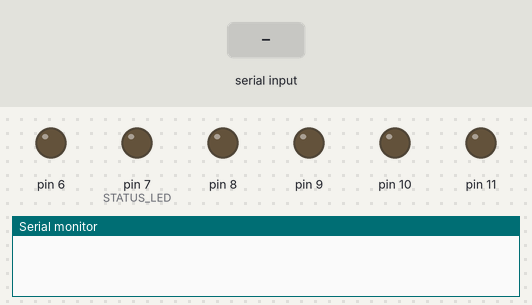
Simulated run of this sketch. Board: Arduino Uno, built with avr-gcc and run on an emulated ATmega328P. Shown: output pins drawn as LEDs (lit = HIGH), the last lines printed to the serial monitor. The test bench sets the inputs (shaded band).

Above: at 1.2 s.
1.3 s: "forward\n" received over the second serial link
At 1.41 s:
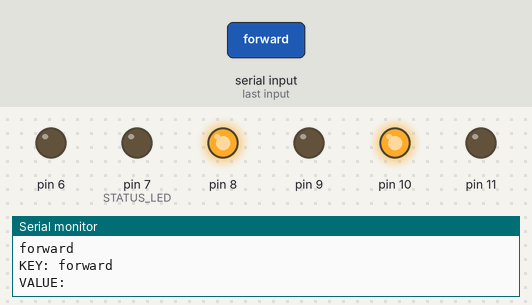
3.0 s: "left\n" received over the second serial link
At 3.1 s:
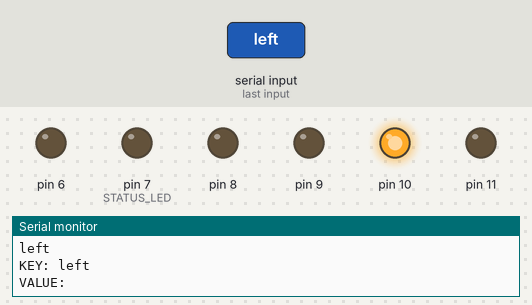
4.7 s: "right\n" received over the second serial link
At 4.8 s:
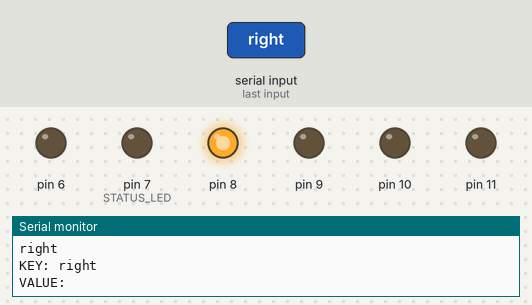
6.4 s: "backward\n" received over the second serial link
At 6.51 s:
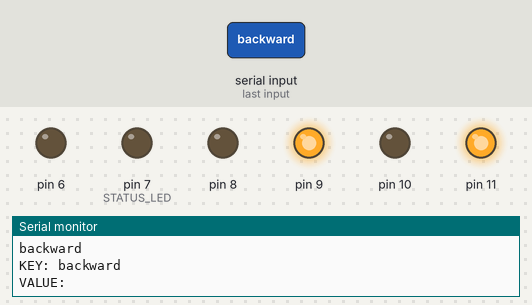
Timing chart, 0 to 9.1 s (numbered marks = the images above; inputs shaded):
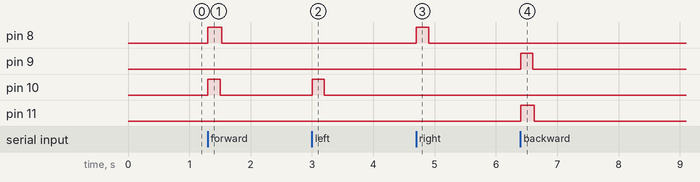

Measured:
- after the input at 1.3 s, pin 8: LOW → HIGH at once, → LOW 0.23 s later; pin 10: LOW → HIGH at once, → LOW 0.20 s later
- after the input at 3.0 s, pin 10: LOW → HIGH at once, → LOW 0.20 s later
- after the input at 4.7 s, pin 8: LOW → HIGH at once, → LOW 0.20 s later
- after the input at 6.4 s, pin 9: LOW → HIGH at once, → LOW 0.20 s later; pin 11: LOW → HIGH at once, → LOW 0.23 s later

The sketch:

linetrace_robot_firmware.ino
```cpp
#include <SoftwareSerial.h>
#define TX_PIN 2
#define RX_PIN 3
#define TRIG 12
#define ECHO 13
#define IR_TRACE_LEFT 4
#define IR_TRACE_RIGHT 5
#define STATUS_LED 7

double duration, distance;

SoftwareSerial BTSerial(TX_PIN, RX_PIN);
int auto_enabled = 0;
int is_stopped = 0;

String splitString(String string, char separator, int index)
{
  int found = 0;
  int strIndex[] = {0, -1};
  int maxIndex = string.length()-1;

  for(int i=0; i<=maxIndex && found<=index; i++){
    if(string.charAt(i)==separator || i==maxIndex){
        found++;
        strIndex[0] = strIndex[1]+1;
        strIndex[1] = (i == maxIndex) ? i+1 : i;
    }
  }

  return found > index ? string.substring(strIndex[0], strIndex[1]) : "";
}

void setup() {
  Serial.begin(9600);
  BTSerial.begin(9600);
  pinMode(8, OUTPUT);
  pinMode(9, OUTPUT);
  pinMode(10, OUTPUT);
  pinMode(11, OUTPUT);
  pinMode(6, OUTPUT);
  pinMode(STATUS_LED, OUTPUT);
  pinMode(TRIG, OUTPUT);
  pinMode(ECHO, INPUT);
  pinMode(IR_TRACE_LEFT, INPUT);
  pinMode(IR_TRACE_RIGHT, INPUT);
}

void loop() {
  if (auto_enabled) {
    int ir_left = digitalRead(IR_TRACE_LEFT);
    int ir_right = digitalRead(IR_TRACE_RIGHT);

    Serial.print("IR: ");
    Serial.print(ir_left);
    Serial.println(ir_right);

    digitalWrite(TRIG, LOW);
    delayMicroseconds(2);
    digitalWrite(TRIG, HIGH);
    delayMicroseconds(10);
    digitalWrite(TRIG, LOW);

    duration = pulseIn (ECHO, HIGH);
    distance = duration * 17 / 1000;

    Serial.print("Distance : ");
    Serial.print(distance);
    Serial.println("cm");

    if (distance > 10) {
      is_stopped = 0;
      digitalWrite(STATUS_LED, LOW);
      if (ir_left == 0 && ir_right == 0) {
        digitalWrite(8, HIGH);
        digitalWrite(9, LOW);
        digitalWrite(10, HIGH);
        digitalWrite(11, LOW);
        delay(30);
        digitalWrite(10, LOW);
        digitalWrite(11, LOW);
        delay(5);
        digitalWrite(8, LOW);
        digitalWrite(9, LOW);
      }
      else if (ir_left == 0) {
        digitalWrite(8, HIGH);
        digitalWrite(9, LOW);
        delay(30);
        digitalWrite(8, LOW);
        digitalWrite(9, LOW);
      }
      else if (ir_right == 0) {
        digitalWrite(10, HIGH);
        digitalWrite(11, LOW);
        delay(30);
        digitalWrite(10, LOW);
        digitalWrite(11, LOW);
      }
    }
    else {
      if (is_stopped == 0) {
        is_stopped = 1;
        digitalWrite(STATUS_LED, HIGH);
        tone(6, 659.25);
        delay(200);
        noTone(6);
      }
      Serial.println("Too close. stop running");
    }
  }

  if (BTSerial.available()) {
    String data = BTSerial.readStringUntil('\n');
    data.replace("\r", "");
    Serial.println(data);

    do {
      BTSerial.read();
    } while (BTSerial.available());


    String key = splitString(data, '=', 0);
    String value = splitString(data, '=', 1);

    Serial.print("KEY: ");
    Serial.println(key);
    Serial.print("VALUE: ");
    Serial.println(value);
    Serial.println();

    // 자동주행 모드 변경
    if (key == "automode") {
      auto_enabled = value.toInt();
    }

    if (key == "forward") {
      digitalWrite(8, HIGH);
      digitalWrite(9, LOW);
      digitalWrite(10, HIGH);
      digitalWrite(11, LOW);
      delay(200);
      digitalWrite(10, LOW);
      digitalWrite(11, LOW);
      delay(25);
      digitalWrite(8, LOW);
      digitalWrite(9, LOW);
    }
    if (key == "left") {
      digitalWrite(10, HIGH);
      digitalWrite(11, LOW);
      delay(200);
      digitalWrite(10, LOW);
      digitalWrite(11, LOW);
    }
    if (key == "right") {
      digitalWrite(8, HIGH);
      digitalWrite(9, LOW);
      delay(200);
      digitalWrite(8, LOW);
      digitalWrite(9, LOW);
    }
    if (key == "backward") {
      digitalWrite(8, LOW);
      digitalWrite(9, HIGH);
      digitalWrite(10, LOW);
      digitalWrite(11, HIGH);
      delay(200);
      digitalWrite(8, LOW);
      digitalWrite(9, LOW);
      delay(25);
      digitalWrite(10, LOW);
      digitalWrite(11, LOW);
    }
  }
  if (Serial.available()) {
    BTSerial.write(Serial.read());
  }
}
```
